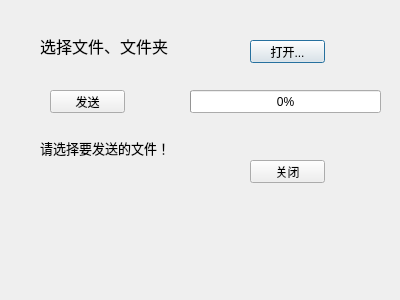
<?xml version="1.0" encoding="UTF-8"?>
<ui version="4.0">
 <class>Server</class>
 <widget class="QDialog" name="Server">
  <property name="geometry">
   <rect>
    <x>0</x>
    <y>0</y>
    <width>400</width>
    <height>300</height>
   </rect>
  </property>
  <property name="windowTitle">
   <string>发送</string>
  </property>
  <widget class="QLabel" name="label_3">
   <property name="geometry">
    <rect>
     <x>40</x>
     <y>30</y>
     <width>131</width>
     <height>31</height>
    </rect>
   </property>
   <property name="font">
    <font>
     <pointsize>12</pointsize>
    </font>
   </property>
   <property name="text">
    <string>选择文件、文件夹</string>
   </property>
  </widget>
  <widget class="QPushButton" name="sOpenBtn">
   <property name="geometry">
    <rect>
     <x>250</x>
     <y>40</y>
     <width>75</width>
     <height>23</height>
    </rect>
   </property>
   <property name="text">
    <string>打开...</string>
   </property>
  </widget>
  <widget class="QPushButton" name="sSendBtn">
   <property name="geometry">
    <rect>
     <x>50</x>
     <y>90</y>
     <width>75</width>
     <height>23</height>
    </rect>
   </property>
   <property name="text">
    <string>发送</string>
   </property>
  </widget>
  <widget class="QProgressBar" name="progressBar">
   <property name="geometry">
    <rect>
     <x>190</x>
     <y>90</y>
     <width>191</width>
     <height>23</height>
    </rect>
   </property>
   <property name="value">
    <number>0</number>
   </property>
  </widget>
  <widget class="QLabel" name="sStatusLbl">
   <property name="geometry">
    <rect>
     <x>40</x>
     <y>140</y>
     <width>141</width>
     <height>16</height>
    </rect>
   </property>
   <property name="font">
    <font>
     <pointsize>10</pointsize>
    </font>
   </property>
   <property name="text">
    <string>请选择要发送的文件！</string>
   </property>
  </widget>
  <widget class="QPushButton" name="sCloseBtn">
   <property name="geometry">
    <rect>
     <x>250</x>
     <y>160</y>
     <width>75</width>
     <height>23</height>
    </rect>
   </property>
   <property name="text">
    <string>关闭</string>
   </property>
  </widget>
 </widget>
 <resources/>
 <connections/>
</ui>
